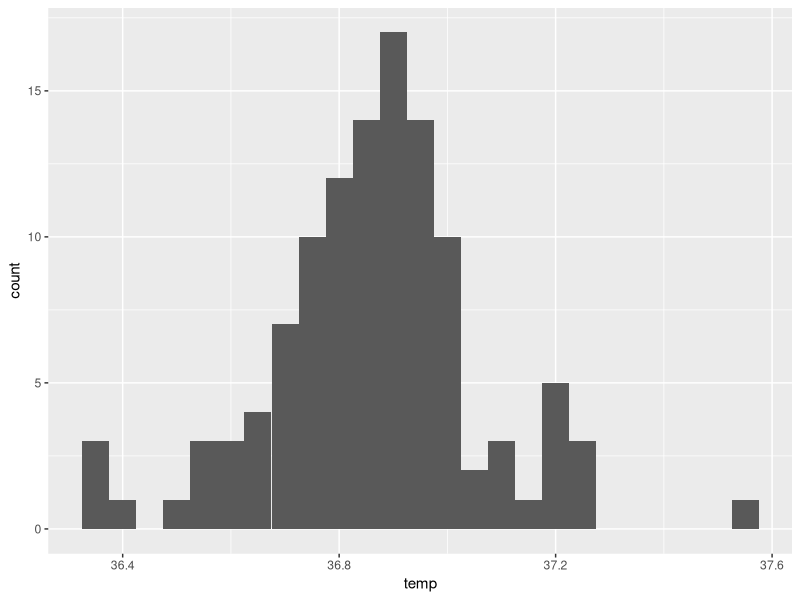
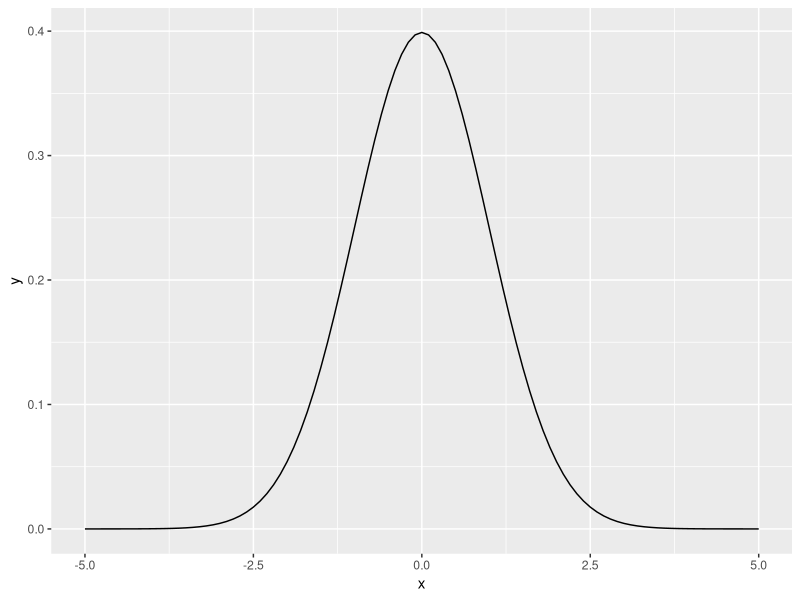
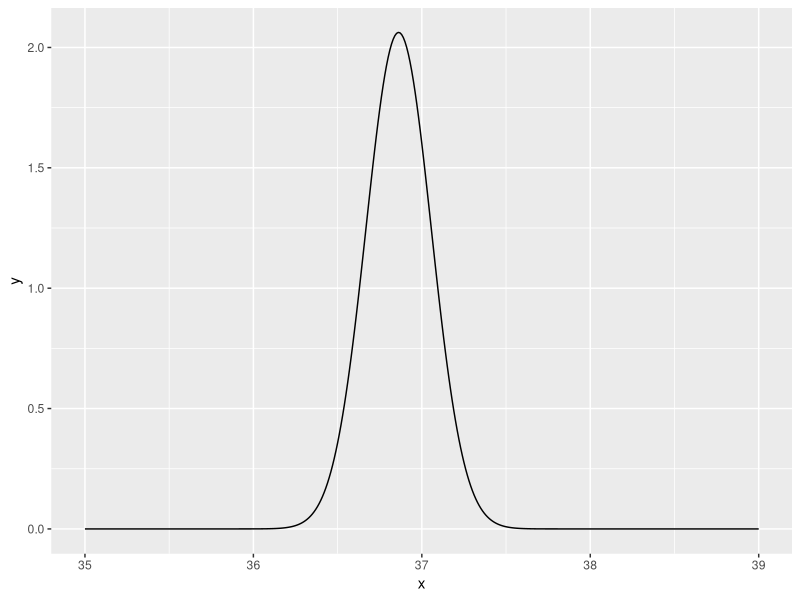

Write R code to recreate these figures, in order.
## ---- chunk 1
knitr::opts_chunk$set(echo = TRUE)
library(tidyverse)
## ---- chunk 2
beaver1 %>% ggplot(aes(x=temp)) +
  geom_histogram(bins=25)
## ---- chunk 3
data.frame(x = seq(-5,5,.1)) %>% 
  mutate(y = dnorm(x, mean = 0, sd = 1)) %>% 
  ggplot(aes(x,y)) +
  geom_path()
## ---- chunk 4
range(beaver1$temp)
data.frame(x = seq(35, 39,.01)) %>% 
  mutate(y = dnorm(x, mean = mean(beaver1$temp), sd = sd(beaver1$temp))) %>% 
  ggplot(aes(x,y)) +
  geom_path()
